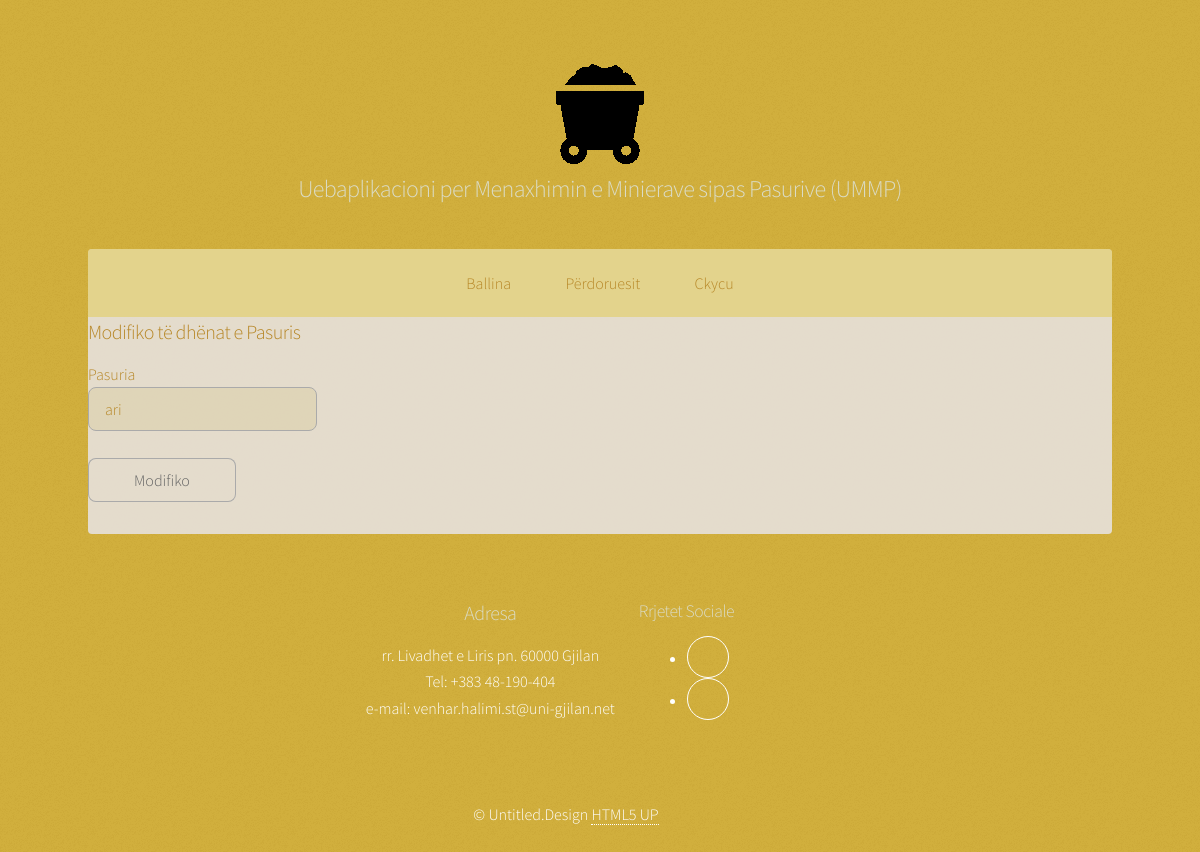
/ModuliAdministratorit/perditso_pasurit.php?ID_Pasuria=1, run on the app's committed database.
### tables this page shows
CREATE TABLE `tedhanat` (
  `ID_Tedhanat` int(11) NOT NULL,
  `Titulli` varchar(255) NOT NULL,
  `Pershkrimi` varchar(1000) NOT NULL,
  `Dosje` varchar(500) NOT NULL,
  `Pamja` varchar(500) NOT NULL
);

CREATE TABLE `pasurit` (
  `ID_Pasuria` int(11) NOT NULL,
  `Pasuria` varchar(255) NOT NULL
);

### ModuliAdministratorit/fundi.php (the view, shortened to what this page needs)
<footer id="footer">
				<section  class="align-center">
								<ul class="features">
								<div class="row aln-center">
					<?php
            $result = mysqli_query($conn, "SELECT * FROM tedhanat WHERE Pamja='Fundi_Adresa'");
            while ($row = mysqli_fetch_assoc($result)) {
              extract($row);
            ?>
						<section>
							<h3><?php echo $Titulli ?></h3>
							<p><?php echo $Pershkrimi; ?>
							</p>
						</section>
			<?php } ?>
									<?php
            $result = mysqli_query($conn, "SELECT * FROM tedhanat WHERE Pamja='Fundi_RrSociale'");
            while ($row = mysqli_fetch_assoc($result)) {
              extract($row);
            ?>
						<section>
							<h4><?php echo $Titulli ?></h4>
							<?php echo $Pershkrimi; ?>
						</section>
			<?php } ?>
			</div>
			</ul>
					</section>
					<div class="copyright">
												<?php
            $result = mysqli_query($conn, "SELECT * FROM tedhanat WHERE Pamja='Fundi_Tedrejtatautorit'");
            while ($row = mysqli_fetch_assoc($result)) {
              extract($row);
            ?>
							<?php echo $Pershkrimi; ?>
			<?php } ?>
					</div>
			</footer>

### ModuliAdministratorit/perditso_pasurit.php (shortened to what this page needs)
<?php
include_once("konfig.php");
?>
<?php
$ID_Pasuria = $_GET['ID_Pasuria'];
$result = mysqli_query($conn,"SELECT * FROM pasurit WHERE ID_Pasuria=$ID_Pasuria");
while($res = mysqli_fetch_array($result))
{
	$Pasuria = $res['Pasuria'];
}
?>
<!DOCTYPE HTML>
<html>
	<head>
		<link rel="stylesheet" href="assets/css/main.css" />
	</head>
	<body class="is-preload">
			<div id="wrapper">
         <?php include_once("koka.php"); ?>
		<?php include_once("meny.php"); ?>
					<div id="main">
						<div class="row">
	<form Pasuria="form1" method="post" action="perditso_pasurit.php">
	<h3>Modifiko të dhënat e Pasuris</h3>
				Pasuria
				<input type="text" name="Pasuria" value='<?php echo $Pasuria;?>'   required />
				<br>
				<input type="submit" name="update_pasurit" value="Modifiko">
	</form>
						</div>
				</div>
		 	<?php include_once("fundi.php"); ?>
			</div>
	</body>
</html>

### ModuliAdministratorit/koka.php (shortened to what this page needs)
	<header id="header">
	<span class="logo"><img src="images/miniera.png" alt="" /></span>
		<?php
          $result = mysqli_query($conn, "SELECT * FROM tedhanat WHERE Pamja='Koka'");
          while ($row = mysqli_fetch_assoc($result)) {
            extract($row);
          ?>
	<section id="banner">
		<div class="inner">
			<h2><?php echo $Titulli ?></h2>
		</div>
	</section>
<?php } ?>
</header>

### ModuliAdministratorit/meny.php (shortened to what this page needs)
		<?php
         $result = mysqli_query($conn, "SELECT * FROM tedhanat WHERE Pamja='MenyAdministratori'");
         while ($row = mysqli_fetch_assoc($result)) {
           extract($row);
  	 echo $Pershkrimi;
}
         ?>

### data on the page
tedhanat: Titulli "Uebaplikacioni per Menaxhimin e Minierave sipas Pasurive (UMMP)"
tedhanat: Pershkrimi "Ballina Përdoruesit Ckycu"
pasurit: Pasuria "ari"
tedhanat: Titulli "Adresa", Pershkrimi "rr. Livadhet e Liris pn. 60000 Gjilan Tel: +383 48-190-404 e-mail: venhar.halimi.st@uni-gjilan.net"
tedhanat: Titulli "Rrjetet Sociale"
tedhanat: Pershkrimi "© Untitled.Design HTML5 UP"
